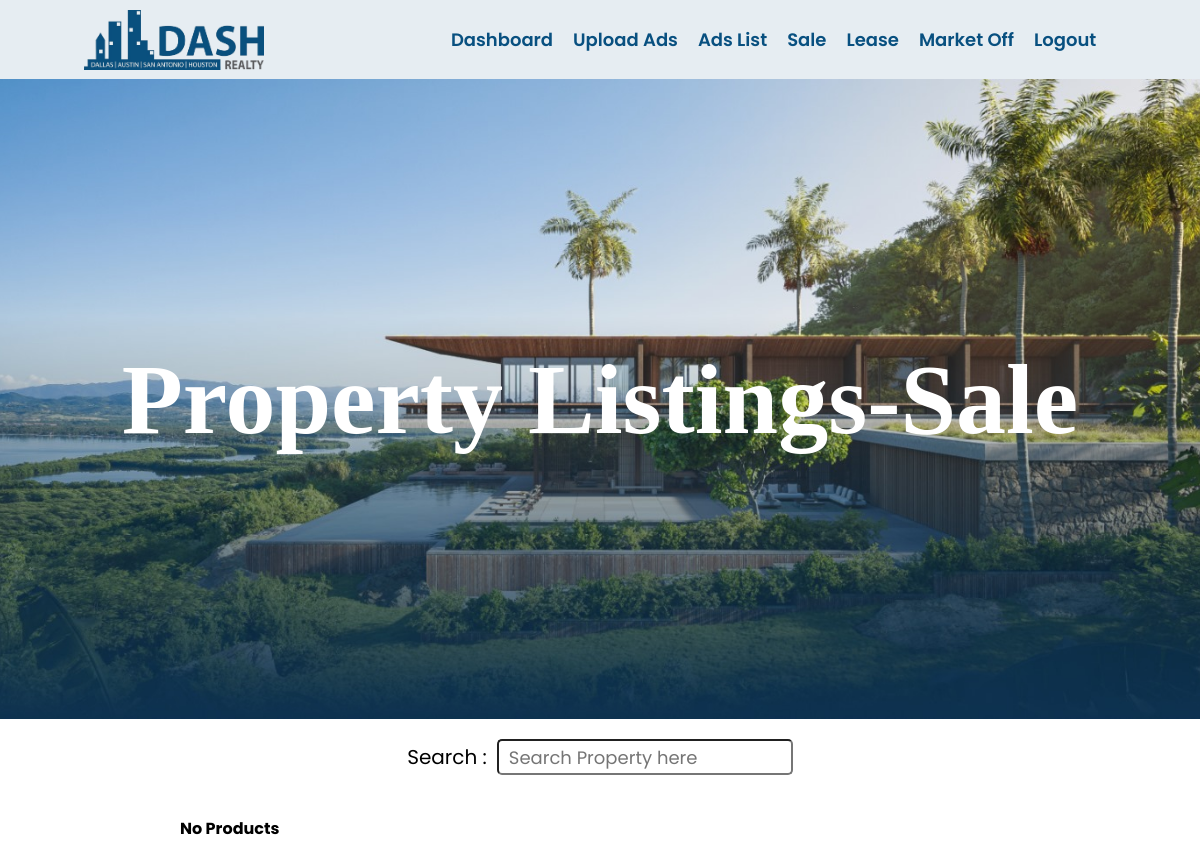
The page /ads-sale.php on the database as committed earlier.
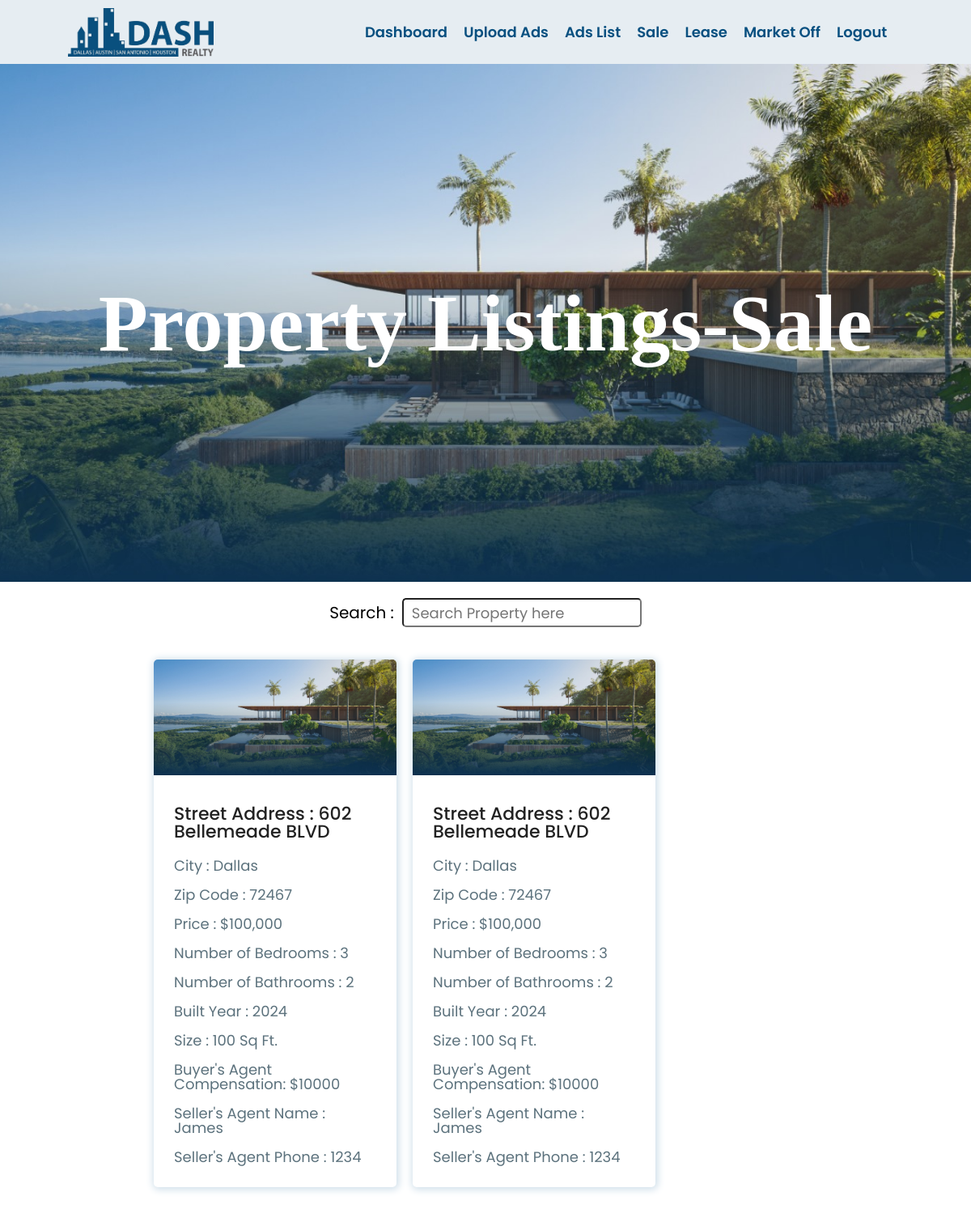
The same page on the database as committed later.
### tables this page shows
CREATE TABLE `ads` (
  `ad_id` int(11) NOT NULL,
  `ad_address` varchar(255) NOT NULL,
  `ad_price` varchar(255) NOT NULL,
  `ad_size` varchar(255) NOT NULL,
  `ad_year` varchar(255) NOT NULL,
  `ad_commission` varchar(255) NOT NULL,
  `ad_img` varchar(255) NOT NULL,
  `ad_city` varchar(255) NOT NULL,
  `ad_zipcode` varchar(255) NOT NULL,
  `ad_bedroom` varchar(255) NOT NULL,
  `ad_bathroom` varchar(255) NOT NULL,
  `ad_agent_name` varchar(255) NOT NULL,
  `ad_agent_phone` varchar(255) NOT NULL,
  `ad_category` varchar(255) NOT NULL
);

### ads-sale.php (the view, shortened to what this page needs)
<!DOCTYPE html>
<html lang="en">
<head>
    <link rel="stylesheet" href="dash.css">
    <link rel="stylesheet" type="text/css" href="https://cdnjs.cloudflare.com/ajax/libs/slick-carousel/1.8.1/slick.min.css"/>
    <link rel="stylesheet" type="text/css" href="https://cdnjs.cloudflare.com/ajax/libs/slick-carousel/1.8.1/slick-theme.min.css"/>
</head>
<body>
    <nav>
        <div id="logo-pic">
            <img src="lmages/dash-logo-removebg.png" alt="threads" width="180" height="60">
        </div>
        <div>
            <ul id="nav-links">
                <li><a href="dashboard.php">Dashboard</a></li>
                <li><a href="products-upload.php">Upload Ads</a></li>
                <li><a href="productlist.php">Ads List</a></li>
                <li><a href="ads-sale.php">Sale</a></li>
                <li><a href="ads-lease.php">Lease</a></li>
                <li><a href="ads-market-off.php">Market Off</a></li>
                <li><a href="logout.php">Logout</a></li>
            </ul>
        </div>
    </nav>
    <div class="ads-hero-section">
        <h1>Property Listings-Sale</h1>
    </div>
    <div class="ads-search-bar" >
        <label for="search">Search :</label>
        <input type="text" id="search" autocomplete="off" placeholder="Search Property here">
    </div>
    <div id="ads-container" class="ads-flex-container">
        <?php
        include("conn.php");
        $sql = "SELECT * FROM ads WHERE `ad_category` = 'sale'";
        $result = mysqli_query($conn, $sql);
        if (mysqli_num_rows($result) > 0) {
            while ($row = mysqli_fetch_assoc($result)) {
        ?>
                <div class="flex-item">
                    <div class="dash-cart">
                        <div class="dash-cart-img">
                            <?php
                            $image_names = json_decode($row['ad_img'], true);
                            if (is_array($image_names) && count($image_names) > 0) {
                                foreach ($image_names as $image) {
                                    $image_path = "uploaded-Products/" . htmlspecialchars($image);
                                    if (file_exists($image_path)) {
                                        echo '<img src="' . $image_path . '" alt="Product Image">';
                                        break;
                                    }
                                }
                            }
                            ?>
                        </div>
                        <div class="dash-cart-data">
                            <p class="dash-address">Street Address : <?php echo htmlspecialchars($row['ad_address']); ?></p>
                            <p class="dash-sub-heading">City : <?php echo htmlspecialchars($row['ad_city']); ?></p>
                            <p class="dash-sub-heading">Zip Code : <?php echo htmlspecialchars($row['ad_zipcode']); ?></p>
                            <p class="dash-sub-heading">Price : $<?php echo htmlspecialchars($row['ad_price']); ?></p>
                            <p class="dash-sub-heading">Number of Bedrooms : <?php echo htmlspecialchars($row['ad_bedroom']); ?></p>
                            <p class="dash-sub-heading">Number of Bathrooms : <?php echo htmlspecialchars($row['ad_bathroom']); ?></p>
                            <p class="dash-sub-heading">Built Year : <?php echo htmlspecialchars($row['ad_year']); ?></p>
                            <p class="dash-sub-heading">Size : <?php echo htmlspecialchars($row['ad_size']); ?> Sq Ft.</p>
                            <p class="dash-sub-heading">Buyer's Agent Compensation: $<?php echo htmlspecialchars($row['ad_commission']); ?></p>
                            <p class="dash-sub-heading">Seller's Agent Name : <?php echo htmlspecialchars($row['ad_agent_name']); ?></p>
                            <p class="dash-sub-heading">Seller's Agent Phone : <?php echo htmlspecialchars($row['ad_agent_phone']); ?></p>
                        </div>
                    </div>
                </div>
        <?php
            }
        } else {
            echo "<h4>No Products</h4>";
        }
        ?>
    </div>
</body>
</html>

Rows that differ between the two databases and show on the page:
added ads: ad_address "602 Bellemeade BLVD", ad_city "Dallas", ad_zipcode "72467", ad_price "100,000", ad_bedroom "3", ad_bathroom "2", ad_year "2024", ad_size "100", ad_commission "10000", ad_agent_name "James", ad_agent_phone "1234"
added ads: ad_address "602 Bellemeade BLVD", ad_city "Dallas", ad_zipcode "72467", ad_price "100,000", ad_bedroom "3", ad_bathroom "2", ad_year "2024", ad_size "100", ad_commission "10000", ad_agent_name "James", ad_agent_phone "1234"
Other text that changed with them:
text no longer shown: "No Products"
